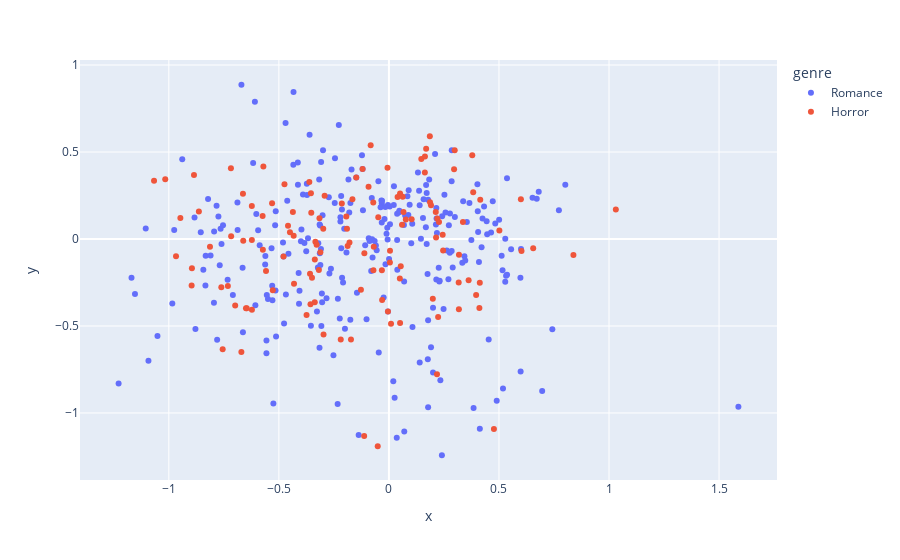

The cell this chart's notebook holds for it:
### Code cell
import plotly.express as px

genres = ["Romance", "Horror"]
# fig = plt.figure()
# ax1 = fig.add_subplot(111)
to_plt_df = pd.DataFrame()
for genre in genres:
    to_viz_np = []
    points, titles = getGenre(genre)
    for i in points:
        to_viz_np.append(approx_V[:,i])
    
    to_viz_np = np.array(to_viz_np)
    to_viz_df = pd.DataFrame(to_viz_np, columns = ['x', 'y'])
    to_viz_df['title'] = titles
    to_viz_df['genre'] = genre

    to_plt_df = pd.concat([to_plt_df, to_viz_df], ignore_index=True, sort=False)

    # print(to_viz_df)
fig = px.scatter(to_plt_df, x='x', y='y', color='genre',
                 hover_data={'x':False, # remove species from hover data
                             'y':False, # remove species from hover data
                             'title':True, # add other column, default formatting
                             'genre':False # add other column, default formatting
                            })
fig.show()

### Figure 1 — Plotly figure (JSON) as saved in the notebook; plotly's stock layout.template omitted (floating-point values rounded to 4 significant figures; data arrays with more than 128 entries replaced by an {"elided": "..."} marker saying what was removed)
{"data": [{"customdata": {"elided": "266x2 str values"}, "hovertemplate": "title=%{customdata[0]}<extra></extra>", "legendgroup": "Romance", "marker": {"color": "#636efa", "symbol": "circle"}, "mode": "markers", "name": "Romance", "orientation": "v", "showlegend": true, "type": "scatter", "x": {"elided": "266 float values"}, "xaxis": "x", "y": {"elided": "266 float values"}, "yaxis": "y"}, {"customdata": {"elided": "126x2 str values"}, "hovertemplate": "title=%{customdata[0]}<extra></extra>", "legendgroup": "Horror", "marker": {"color": "#EF553B", "symbol": "circle"}, "mode": "markers", "name": "Horror", "orientation": "v", "showlegend": true, "type": "scatter", "x": [-0.03197, 0.3179, 0.04961, 0.009561, -0.5739, 0.2961, -0.3564, -0.4585, -0.6985, 0.1994, -0.05084, 0.5018, -0.2984, -0.5585, -0.6703, 0.2184, -0.2971, 0.317, 0.03938, -0.3367, 0.004932, 0.1633, -0.07048, -0.7554, -0.3495, -0.5277, -0.0309, -0.1724, -0.09255, 0.383, -0.8634, 0.05964, -0.9476, -0.1792, -0.6224, 0.4771, 0.1033, 0.05065, -0.7615, -0.1272, -0.1116, -0.3742, -0.006344, 0.8383, 0.2142, -1.067, -0.4746, -0.334, 0.2236, -0.6494, 0.1472, -0.3544, -0.1125, 0.3363, -0.6461, -0.6229, -0.3183, 0.2989, 0.06261, 0.3963, -0.07106, 0.1637, -0.6632, 0.1912, 0.07681, 0.5996, -0.1196, -0.06884, -0.2189, 0.2463, -0.5727, -0.1484, 0.05377, 0.4129, -0.5704, -0.04834, 0.1691, -0.3156, -0.3585, -0.3284, -0.1936, -0.3616, -0.2921, -0.6228, -0.5309, -0.4327, 0.2129, 0.004488, -0.1906, -0.3528, -0.4363, -0.8857, -0.7168, 0.6555, -0.4311, -0.1659, -0.3114, -0.4496, 0.1868, 0.2199, -0.6619, 0.3621, 0.415, -0.8951, 0.3183, -0.7318, 0.3787, 0.2276, 1.031, -0.1875, 0.6025, -0.3369, -0.4789, -0.08292, -0.9674, -0.8131, -1.016, 0.2443, 0.06621, -0.004347, -0.8964, -0.214, 0.1859, 0.05078, 0.4111, -0.7179], "xaxis": "x", "y": [-0.1799, -0.4035, -0.2268, -0.4873, 0.1319, 0.4003, -0.3757, 0.07655, -0.382, -0.3428, -1.192, 0.04814, 0.0596, -0.1843, -0.6491, -0.777, -0.5497, -0.2508, 0.241, -0.1172, -0.0678, 0.3816, -0.179, -0.6331, -0.2233, -0.2941, -0.3506, -0.5776, 0.3005, 0.268, 0.1586, 0.08201, 0.1206, -0.02015, -0.4062, -1.093, 0.1139, 0.2613, -0.2775, -0.2915, -0.08204, -0.4372, 0.4094, -0.0913, 0.009021, 0.3343, 0.314, -0.0154, -0.4485, -0.3976, 0.4596, 0.2633, -1.133, 0.09801, -0.3979, 0.1903, -0.1787, 0.5105, 0.2428, -0.3218, 0.2096, 0.4738, 0.2601, 0.1945, 0.1128, 0.2285, 0.4022, -0.04488, -0.5777, -0.06547, -0.06208, 0.3535, -0.1565, -0.2513, 0.4173, 0.1257, 0.5185, 0.119, -0.2001, -0.03309, 0.1293, 0.3277, 0.2481, -0.005978, 0.2048, 0.01842, 0.1549, -0.1355, 0.05947, 0.1508, 0.1547, 0.3679, 0.01518, -0.05321, -0.2567, 0.2279, -0.07575, 0.0383, 0.2116, 0.1175, -0.01077, -0.2367, 0.2253, -0.1684, -0.09025, -0.2707, 0.481, 0.09755, 0.1699, -0.04085, -0.06845, -0.3636, -0.1009, 0.5395, -0.09868, -0.04517, 0.3431, 0.02464, 0.1555, -0.417, -0.2667, 0.2046, 0.5901, -0.4825, -0.3969, 0.4066], "yaxis": "y"}], "layout": {"legend": {"title": {"text": "genre"}, "tracegroupgap": 0}, "margin": {"t": 60}, "xaxis": {"anchor": "y", "domain": [0, 1], "title": {"text": "x"}}, "yaxis": {"anchor": "x", "domain": [0, 1], "title": {"text": "y"}}}}
